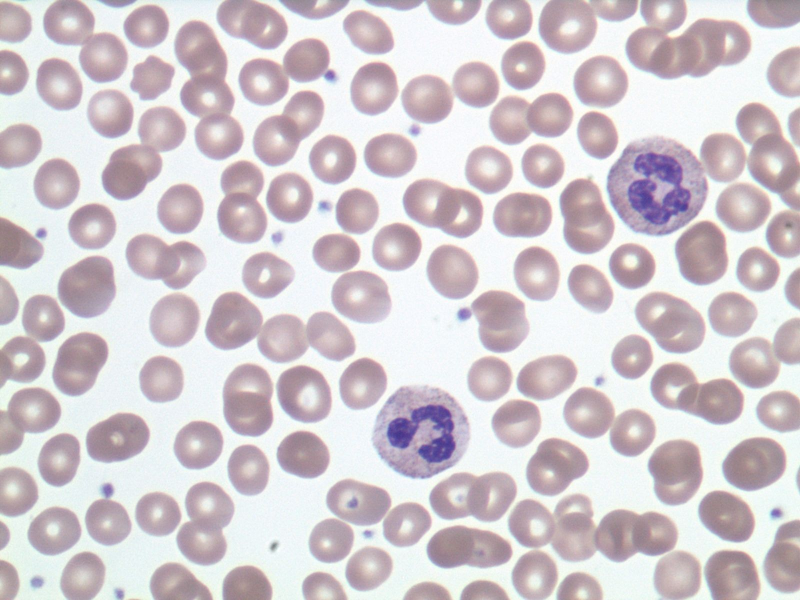
#> input picture normal.jpg, 1600 x 1200 px (shown at 1/2 size)
$ python count.py   (older library calls are emulated)
#> lines starting #> are read from the running program, lines starting #| are printed output that depends on the picture; after the words box and inside, x2 and y2 are one past the last pixel; in counts of white or black regions, pixels touching at a corner belong together
# -*- coding: utf-8 -*-
'''
Cell counting.

'''

import cv2
import numpy as np
import matplotlib.pyplot as plt
import math
import PIL
from PIL import Image

def detect(img):
    '''
    Do the detection.
    '''
    #create a gray scale version of the image, with as type an unsigned 8bit integer
    img_g = np.zeros( (img.shape[0], img.shape[1]), dtype=np.uint8 )
    img_g[:,:] = img[:,:,0]

    #1. Do canny (determine the right parameters) on the gray scale image
    edges = cv2.Canny(img_g,50,100,L2gradient=False)

    #Show the results of canny
    canny_result = np.copy(img_g)
    canny_result[edges.astype(np.bool)]=0
    cv2.imshow('img',canny_result)
    cv2.waitKey(0)

    #2. Do hough transform on the gray scale image
    circles = cv2.HoughCircles(img_g,cv2.HOUGH_GRADIENT,dp=1,minDist=20,param1=90,param2=13,minRadius=20,maxRadius=35)
    circles = circles[0,:,:]

    #Show hough transform result
    showCircles(img, circles)

    #3.a Get a feature vector (the average color) for each circle
    nbCircles = circles.shape[0]
    features = np.zeros( (nbCircles,3), dtype=np.int)
    for i in range(nbCircles):
        features[i,:] = getAverageColorInCircle( img , int(circles[i,0]), int(circles[i,1]), int(circles[i,2]) ) #TODO!

    #3.b Show the image with the features (just to provide some help with selecting the parameters)

    showCircles(img, circles, [ str(features[i,:]) for i in range(nbCircles)] )

    #3.c Remove circles based on the features
    selectedCircles = np.zeros( (nbCircles), np.bool)
    for i in range(nbCircles):
        if (150<features[i,0]<220)and(140<features[i,1]<190)and(160<features[i,2]<210):
            selectedCircles[i]=True

    circles = circles[selectedCircles]

    #Show final result
    showCircles(img, circles)


    return circles


def getAverageColorInCircle(img, cx, cy, radius):
    '''
    Get the average color of img inside the circle located at (cx,cy) with radius.
    '''
    maxy,maxx,channels = img.shape
    aux = 0
    C = np.zeros( (3) )

    for x in range(int(cx-radius),int(cx+radius)):
        for y in range(int(cy-radius),int(cy+radius)):
            if (x>0)and(y>0):
                if (x<maxx)and(y<maxy):
                    if ((cx-x)**2 + (cy-y)**2 <= radius**2):
                        C = C + img[y,x,:]
                        aux = aux + 1

    if aux!=0:
        C = C/aux
    return C


def showCircles(img, circles, text=None):
    '''
    Show circles on an image.
    @param img:     numpy array
    @param circles: numpy array
                    shape = (nb_circles, 3)
                    contains for each circle: center_x, center_y, radius
    @param text:    optional parameter, list of strings to be plotted in the circles
    '''
    #make a copy of img
    img = np.copy(img)
    #draw the circles
    nbCircles = circles.shape[0]
    for i in range(nbCircles):
        cv2.circle(img, (int(circles[i,0]), int(circles[i,1])), int(circles[i,2]),(255,0,0), 2, 8, 0 )
    #draw text
    if text!=None:
        for i in range(nbCircles):
            cv2.putText(img, text[i], (int(circles[i,0]), int(circles[i,1])), cv2.FONT_HERSHEY_SIMPLEX, 0.5, (0, 0,255) )
    #show the result
    cv2.imshow('img',img)
    cv2.waitKey(0)


if __name__ == '__main__':
    #read an image
    #img = cv2.imread('normal.jpg')

    #the image is resized to fit in the screen (645x860)
    #then it's saved with another name and it's read from there
    img1 = Image.open('normal.jpg')
#> img1 is the input picture: PIL image 1600x1200 RGB; mean R, G, B 210, 201.2, 206.6
    basewidth = 860
    wpercent = (basewidth/float(img1.size[0]))
#> wpercent = 0.537
    hsize = int((float(img1.size[1])*float(wpercent)))
#> hsize = 645
    img1 = img1.resize((basewidth,hsize),PIL.Image.ANTIALIAS)
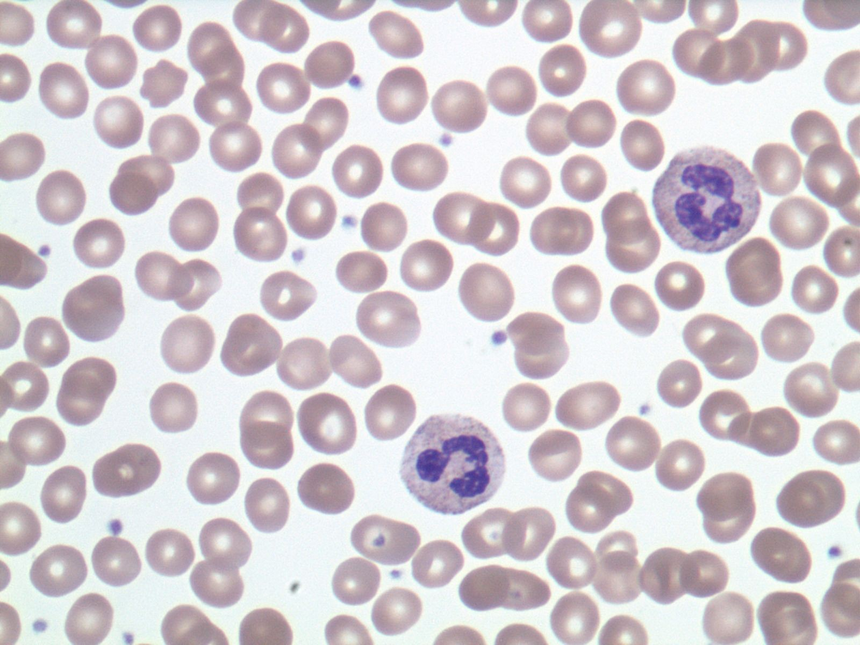
#> img1: PIL image 860x645 RGB; mean R, G, B 210, 201.2, 206.6
    img1.save('resized_normal.jpg')
    img = cv2.imread('resized_normal.jpg')

    #print the dimension of the image
    print(img.shape)
#| (645, 860, 3)

    #show the image
    cv2.imshow('img',img)
    cv2.waitKey(0)

    #do detection
    circles = detect(img)
#> in detect, `img_g[:,:] = img[:,:,0]`:
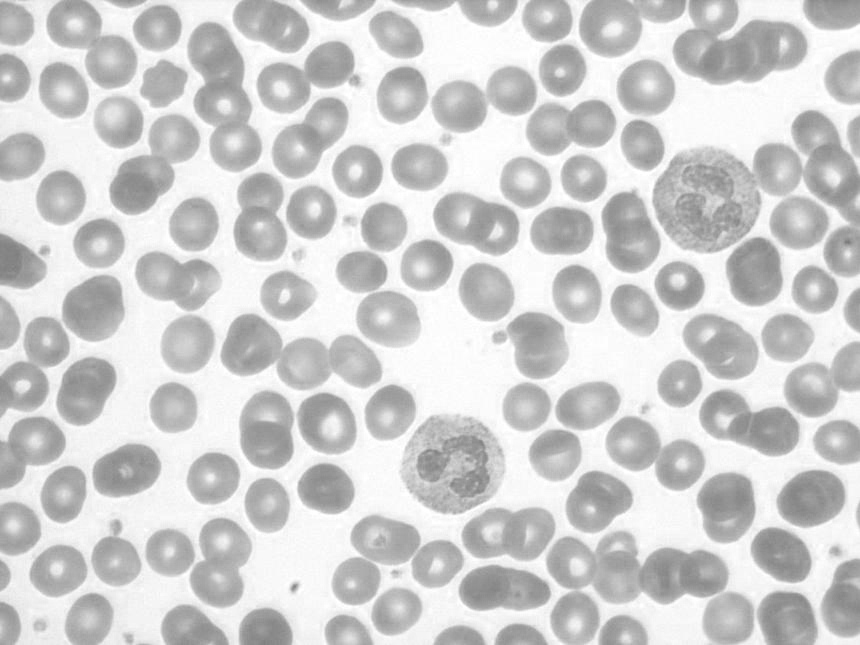
#> img_g: shape (645, 860); min 121, max 255, mean 206.6
#> in detect, `edges = cv2.Canny(img_g,50,100,L2gradient=False)`:
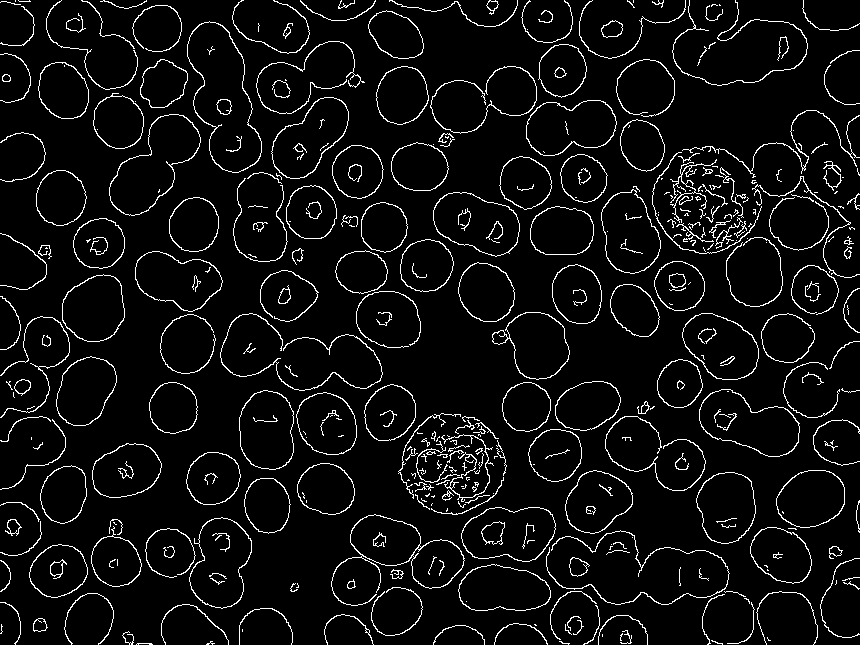
#> edges: shape (645, 860); 5.8% white in thin lines or dots
#> in detect, `canny_result[edges.astype(np.bool)]=0`:
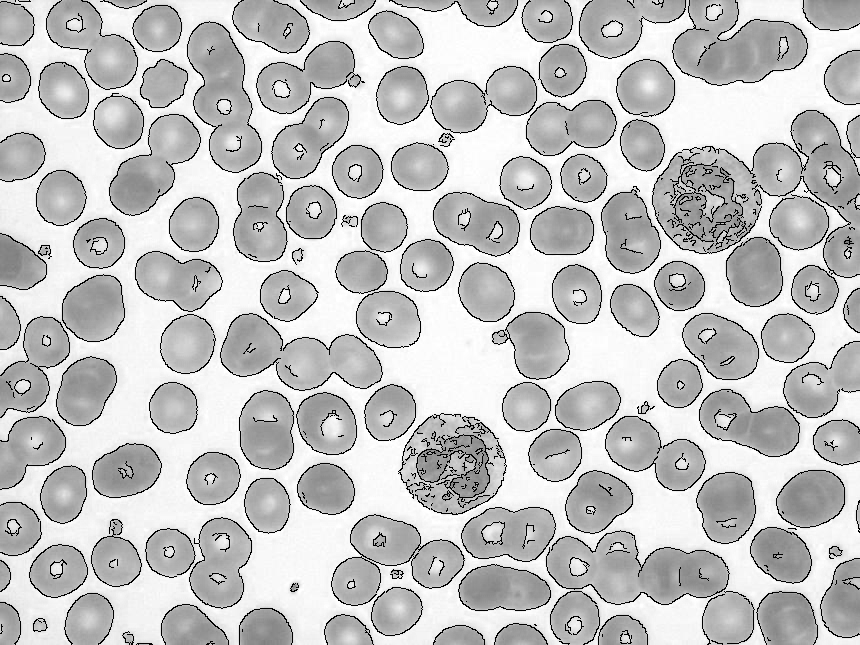
#> canny_result: shape (645, 860); 5.78% of pixels changed, all inside (x1, y1, x2, y2) = (0, 0, 860, 645)
#> in detect, `circles = cv2.HoughCircles(img_g,cv2.HOUGH_GRADIENT,dp=1,minDist=20,pa..`: circles = 157 rows, first 8: [110.5, 61.5, 26.6], [525.5, 181.5, 25.8], [458.5, 105.5, 26.6], [590.5, 507.5, 25.2], [357.5, 170.5, 25], [646.5, 87.5, 28.6], [554.5, 454.5, 26], [426.5, 264.5, 25.4]
#> after the loop in showCircles, `for i in range(nbCircles):`:
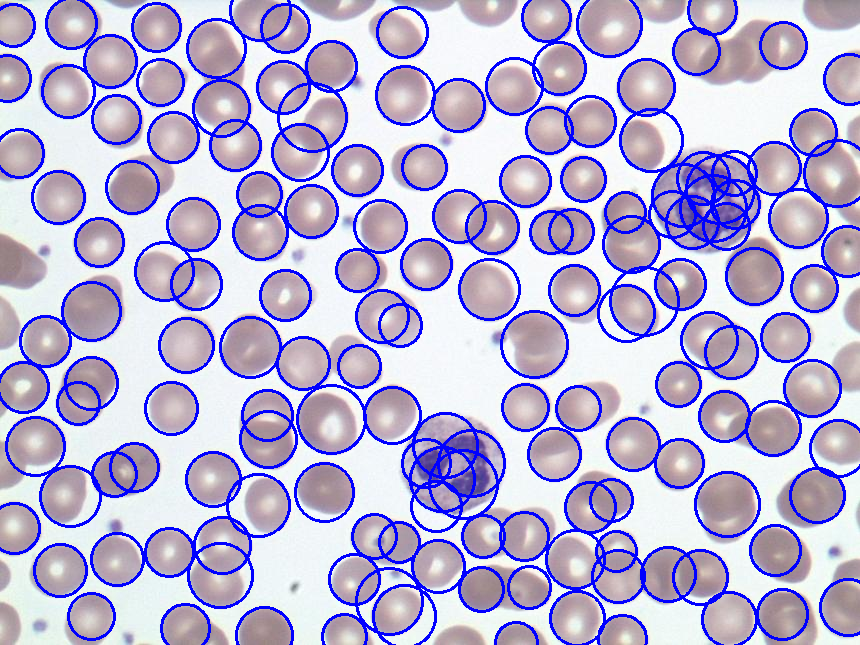
#> img: shape (645, 860, 3); mean B, G, R 213.3, 175.7, 183.4
#> after the loop in detect, `for i in range(nbCircles):`: features = 157 rows, first 8: [183, 171, 193], [194, 187, 207], [183, 174, 198], [169, 159, 179], [183, 172, 193], [186, 179, 199], [183, 175, 194], [182, 172, 193]
#> after the loop in showCircles (call 2), `for i in range(nbCircles):`:
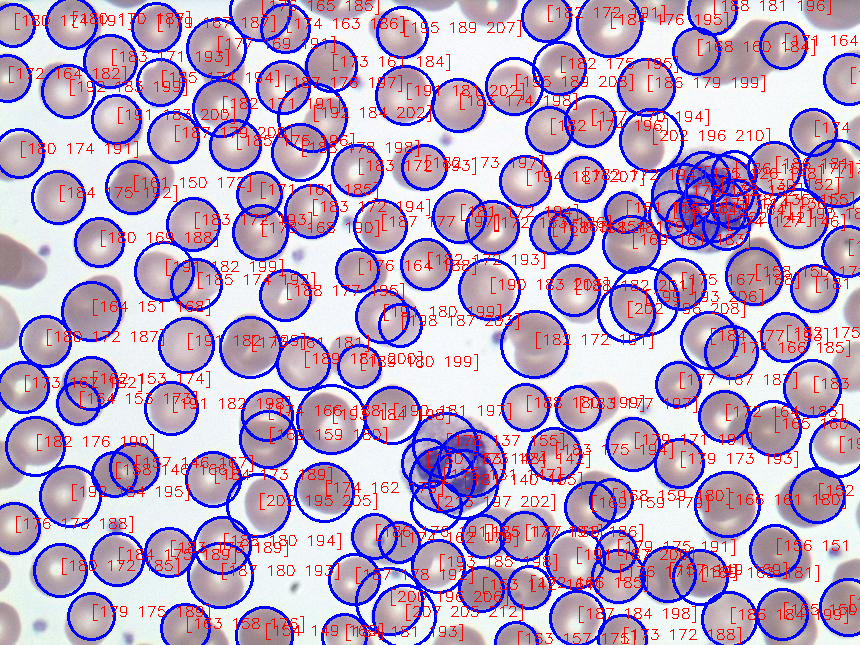
#> img: shape (645, 860, 3); 6.43% of pixels changed, all inside (x1, y1, x2, y2) = (9, 0, 860, 645)
#> in detect, `circles = circles[selectedCircles]`: circles = 137 rows, first 8: [110.5, 61.5, 26.6], [525.5, 181.5, 25.8], [458.5, 105.5, 26.6], [590.5, 507.5, 25.2], [357.5, 170.5, 25], [646.5, 87.5, 28.6], [554.5, 454.5, 26], [426.5, 264.5, 25.4]
#> after the loop in showCircles (call 3), `for i in range(nbCircles):`:
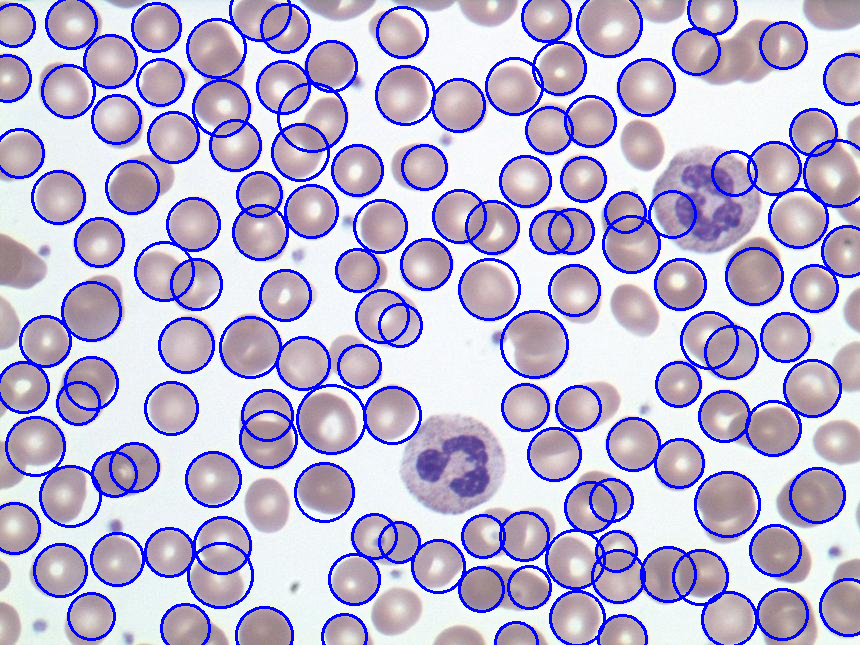
#> img: shape (645, 860, 3); mean B, G, R 212.4, 178.9, 186.7

    #print result
    print("We counted "+str(circles.shape[0])+ " cells.")
#| We counted 137 cells.
